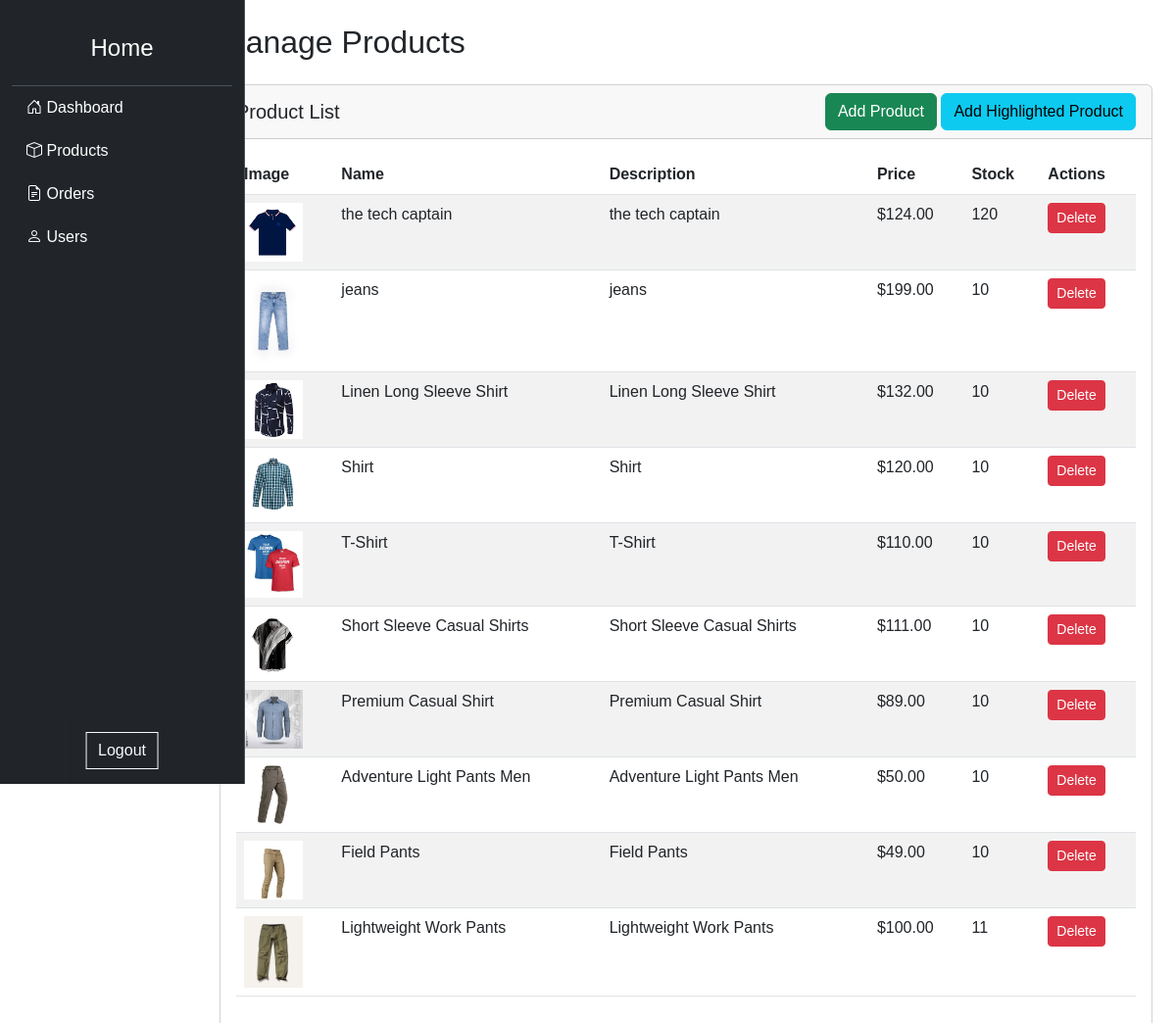
/admin/products.php (signed in), run on the app's committed database.
### tables this page shows
CREATE TABLE `products` (
  `id` int(11) NOT NULL,
  `name` varchar(100) NOT NULL,
  `description` text DEFAULT NULL,
  `price` decimal(10,2) NOT NULL,
  `stock` int(11) NOT NULL,
  `created_at` timestamp NOT NULL DEFAULT current_timestamp(),
  `image` varchar(255) DEFAULT NULL
);

### admin/products.php (the view, shortened to what this page needs)
<?php
include '../includes/connection.php';
$sql = "SELECT * FROM products";
$products = $pdo->query($sql)->fetchAll();
?>
<!DOCTYPE html>
<html lang="en">
<head>
    <link href="https://cdn.jsdelivr.net/npm/bootstrap@5.3.0/dist/css/bootstrap.min.css" rel="stylesheet">
    <link href="https://cdn.jsdelivr.net/npm/bootstrap-icons@1.10.3/font/bootstrap-icons.css" rel="stylesheet">
    <link rel="stylesheet" href="../css/sidebar.css">
</head>
<body>
    <div class="container-fluid">
        <div class="row">
            <?php include 'sidebar.php'; ?>
            <main class="content col-md-9 ms-sm-auto col-lg-10 px-4">
                <h2 class="mt-4 mb-4">Manage Products</h2>
                <div class="card">
                    <div class="card-header d-flex justify-content-between align-items-center">
                        <h5 class="mb-0">Product List</h5>
                        <div>
                            <a href="add_product.php" class="btn btn-success btn-add">Add Product</a>
                            <a href="highlighted_product.php" class="btn btn-info btn-add">Add Highlighted Product</a>
                        </div>
                    </div>
                    <div class="card-body table-container">
                        <table class="table table-striped table-hover">
                            <thead>
                                <tr>
                                    <th>Image</th>
                                    <th>Name</th>
                                    <th>Description</th>
                                    <th>Price</th>
                                    <th>Stock</th>
                                    <th>Actions</th>
                                </tr>
                            </thead>
                            <tbody>
                                <?php foreach ($products as $product): ?>
                                    <tr>
                                        <td>
                                            <?php if (!empty($product['image'])): ?>
                                                <img src="../uploads/<?= htmlspecialchars($product['image']); ?>" alt="<?= htmlspecialchars($product['name']); ?>" width="60">
                                            <?php else: ?>
                                                <img src="../uploads/default.jpg" alt="No Image" width="60">
                                            <?php endif; ?>
                                        </td>
                                        <td><?= htmlspecialchars($product['name']); ?></td>
                                        <td><?= htmlspecialchars($product['description']); ?></td>
                                        <td>$<?= number_format($product['price'], 2); ?></td>
                                        <td><?= htmlspecialchars($product['stock']); ?></td>
                                        <td>
                                            <form method="POST" action="products.php" style="display:inline;">
                                                <button type="submit" class="btn btn-danger btn-sm" name="delete_product"
                                                    onclick="return confirm('Are you sure you want to delete this product?');">
                                                    Delete
                                                </button>
                                            </form>
                                        </td>
                                    </tr>
                                <?php endforeach; ?>
                            </tbody>
                        </table>
                    </div>
                </div>
            </main>
        </div>
    </div>
</body>
</html>
<?php include '../includes/footer.php'; ?>

### css/sidebar.css (style rules this page uses)
body { font-family: Arial, sans-serif; margin: 0; padding: 0; overflow-x: hidden; }

### data on the page
products: image (picture), name "the tech captain", description "the tech captain", price "124.00", stock "120"
products: image (picture), name "jeans", description "jeans", price "199.00", stock "10"
products: image (picture), name "Linen Long Sleeve Shirt", description "Linen Long Sleeve Shirt", price "132.00", stock "10"
products: image (picture), name "Shirt", description "Shirt", price "120.00", stock "10"
products: image (picture), name "T-Shirt", description "T-Shirt", price "110.00", stock "10"
products: image (picture), name "Short Sleeve Casual Shirts", description "Short Sleeve Casual Shirts", price "111.00", stock "10"
products: image (picture), name "Premium Casual Shirt", description "Premium Casual Shirt", price "89.00", stock "10"
products: image (picture), name "Adventure Light Pants Men", description "Adventure Light Pants Men", price "50.00", stock "10"
products: image (picture), name "Field Pants", description "Field Pants", price "49.00", stock "10"
products: image (picture), name "Lightweight Work Pants", description "Lightweight Work Pants", price "100.00", stock "11"
